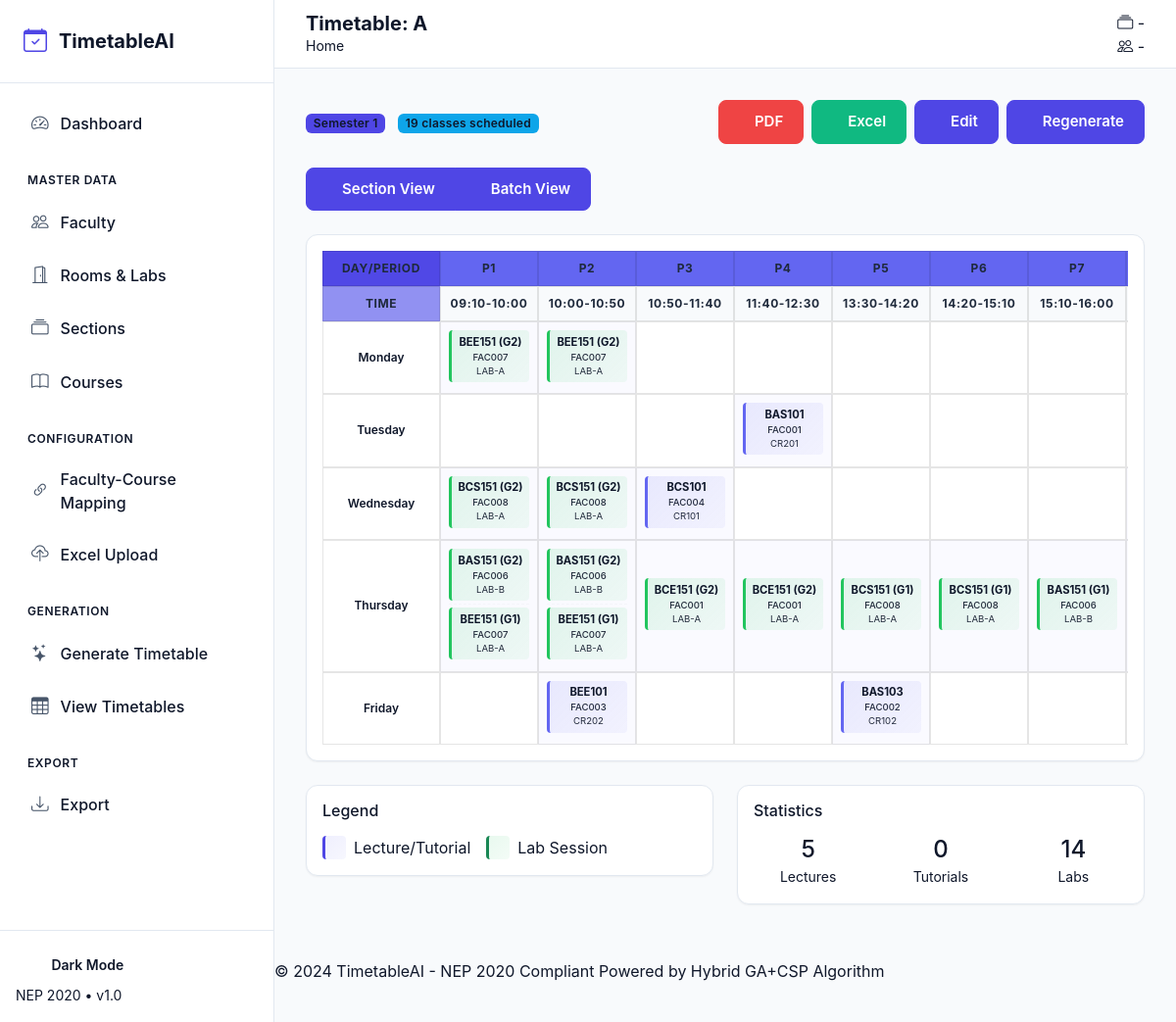
Page /timetable/view/1 on the committed database.
### app/models/section.py (models this page shows, shortened)
class Section(db.Model):
    __tablename__ = 'sections'
    id = db.Column(db.Integer, primary_key=True)
    section_id = db.Column(db.String(20), unique=True, nullable=False)  # e.g., CSE-3-A
    name = db.Column(db.String(10), nullable=False)  # A, B, C
    branch = db.Column(db.String(50), nullable=False, default='CSE')
    semester = db.Column(db.Integer, nullable=False)
    strength = db.Column(db.Integer, nullable=False, default=60)
    batch_year = db.Column(db.Integer, nullable=False)  # e.g., 2024
    academic_year = db.Column(db.String(10), nullable=False)  # e.g., 2024-25
    is_active = db.Column(db.Boolean, default=True)
    created_at = db.Column(db.DateTime, default=datetime.utcnow)
    updated_at = db.Column(db.DateTime, default=datetime.utcnow, onupdate=datetime.utcnow)
    batches = db.relationship('Batch', backref='section', lazy='dynamic', cascade='all, delete-orphan')
    faculty_mappings = db.relationship('FacultyCourse', backref='section', lazy='dynamic', cascade='all, delete-orphan')
    timetable_entries = db.relationship('Timetable', backref='section', lazy='dynamic', cascade='all, delete-orphan')

class Batch(db.Model):
    __tablename__ = 'batches'
    id = db.Column(db.Integer, primary_key=True)
    batch_id = db.Column(db.String(30), unique=True, nullable=False)  # e.g., CSE-3-A-G1
    name = db.Column(db.String(5), nullable=False)  # G1, G2
    section_id = db.Column(db.Integer, db.ForeignKey('sections.id'), nullable=False)
    strength = db.Column(db.Integer, nullable=False)
    created_at = db.Column(db.DateTime, default=datetime.utcnow)
    timetable_entries = db.relationship('Timetable', backref='batch', lazy='dynamic')

### app/models/timetable.py (models this page shows, shortened)
class Timetable(db.Model):
    __tablename__ = 'timetable'
    id = db.Column(db.Integer, primary_key=True)
    generation_id = db.Column(db.String(50), nullable=False)  # Batch generation identifier
    faculty_course_id = db.Column(db.Integer, db.ForeignKey('faculty_courses.id'), nullable=False)
    timeslot_id = db.Column(db.Integer, db.ForeignKey('timeslots.id'), nullable=False)
    room_id = db.Column(db.Integer, db.ForeignKey('rooms.id'), nullable=False)
    section_id = db.Column(db.Integer, db.ForeignKey('sections.id'), nullable=False)
    batch_id = db.Column(db.Integer, db.ForeignKey('batches.id'), nullable=True)  # For labs only
    is_lab_slot = db.Column(db.Boolean, default=False)
    is_second_slot = db.Column(db.Boolean, default=False)  # Second period of a 2-period lab
    linked_slot_id = db.Column(db.Integer, nullable=True)  # ID of first/second slot for labs
    is_locked = db.Column(db.Boolean, default=False)  # Manually locked slots
    created_at = db.Column(db.DateTime, default=datetime.utcnow)

### app/models/course.py (models this page shows, shortened)
class Course(db.Model):
    __tablename__ = 'courses'
    id = db.Column(db.Integer, primary_key=True)
    code = db.Column(db.String(20), unique=True, nullable=False)
    name = db.Column(db.String(150), nullable=False)
    semester = db.Column(db.Integer, nullable=False)
    credits = db.Column(db.Integer, nullable=False)
    category = db.Column(db.String(10), nullable=False)  # BS, ES, PC, HS, VA, OE, DE
    course_type = db.Column(db.String(10), nullable=False)  # T (Theory), P (Practical)
    lecture_hours = db.Column(db.Integer, default=0)  # L
    tutorial_hours = db.Column(db.Integer, default=0)  # T
    practical_hours = db.Column(db.Integer, default=0)  # P
    is_lab = db.Column(db.Boolean, default=False)
    is_elective = db.Column(db.Boolean, default=False)
    elective_group = db.Column(db.String(20), nullable=True)
    created_at = db.Column(db.DateTime, default=datetime.utcnow)
    faculty_mappings = db.relationship('FacultyCourse', backref='course', lazy='dynamic', cascade='all, delete-orphan')

### app/models/faculty.py (models this page shows, shortened)
class Faculty(db.Model):
    __tablename__ = 'faculty'
    id = db.Column(db.Integer, primary_key=True)
    faculty_id = db.Column(db.String(20), unique=True, nullable=False)
    name = db.Column(db.String(100), nullable=False)
    email = db.Column(db.String(100), unique=True, nullable=True)
    phone = db.Column(db.String(15), nullable=True)
    department = db.Column(db.String(50), nullable=False, default='CSE')
    designation = db.Column(db.String(50), nullable=True)
    max_hours_per_day = db.Column(db.Integer, default=6)
    max_hours_per_week = db.Column(db.Integer, default=18)
    preferred_slots = db.Column(db.Text, default='{}')
    unavailable_slots = db.Column(db.Text, default='{}')
    is_active = db.Column(db.Boolean, default=True)
    created_at = db.Column(db.DateTime, default=datetime.utcnow)
    updated_at = db.Column(db.DateTime, default=datetime.utcnow, onupdate=datetime.utcnow)
    course_mappings = db.relationship('FacultyCourse', backref='faculty', lazy='dynamic', cascade='all, delete-orphan')

### app/models/room.py (models this page shows, shortened)
class Room(db.Model):
    __tablename__ = 'rooms'
    id = db.Column(db.Integer, primary_key=True)
    room_id = db.Column(db.String(20), unique=True, nullable=False)
    name = db.Column(db.String(100), nullable=False)
    building = db.Column(db.String(50), nullable=True)
    floor = db.Column(db.Integer, nullable=True)
    capacity = db.Column(db.Integer, nullable=False, default=60)
    room_type = db.Column(db.String(20), nullable=False, default='Classroom')  # Classroom, Lab
    lab_type = db.Column(db.String(50), nullable=True)  # Computer, Physics, Chemistry, etc.
    has_projector = db.Column(db.Boolean, default=True)
    has_ac = db.Column(db.Boolean, default=False)
    is_available = db.Column(db.Boolean, default=True)
    created_at = db.Column(db.DateTime, default=datetime.utcnow)
    updated_at = db.Column(db.DateTime, default=datetime.utcnow, onupdate=datetime.utcnow)
    timetable_entries = db.relationship('Timetable', backref='room', lazy='dynamic', cascade='all, delete-orphan')

### app/routes/timetable.py (the view)
@timetable_bp.route('/view/<int:section_id>')
def view(section_id):
    section = Section.query.get_or_404(section_id)
    timeslots = TimeSlot.query.order_by(TimeSlot.day_index, TimeSlot.period).all()
    days = ['Monday', 'Tuesday', 'Wednesday', 'Thursday', 'Friday']
    slots_by_day = {day: [] for day in days}
    for slot in timeslots:
        if slot.day in slots_by_day:
            slots_by_day[slot.day].append(slot)
    entries = Timetable.query.filter_by(section_id=section_id).all()
    batches = Batch.query.filter_by(section_id=section_id).all()
    return render_template(
        'timetable/view.html',
        section=section,
        days=days,
        slots_by_day=slots_by_day,
        entries=entries,
        batches=batches
    )

### app/templates/timetable/view.html (shortened to what this page needs)
{% extends "base.html" %}
{% block page_title %}Timetable: {{ section.name }}{% endblock %}
{% block content %}
<div class="row mb-4" data-aos="fade-down">
    <div class="col-12">
        <div class="d-flex flex-wrap justify-content-between align-items-center gap-3">
            <div>
                <span class="badge bg-primary me-2">Semester {{ section.semester }}</span>
                <span class="badge bg-info">{{ entries|length }} classes scheduled</span>
            </div>
            <div class="d-flex gap-2">
                <a href="{{ url_for('export.export_section_pdf', section_id=section.id) }}"
                    class="btn btn-outline-danger">
                    PDF
                </a>
                <a href="{{ url_for('export.export_section_excel', section_id=section.id) }}"
                    class="btn btn-outline-success">
                    Excel
                </a>
                <a href="{{ url_for('timetable.edit', section_id=section.id) }}" class="btn btn-outline-primary">
                    Edit
                </a>
                <a href="{{ url_for('timetable.generate') }}" class="btn btn-primary">
                    Regenerate
                </a>
            </div>
        </div>
    </div>
</div>
<div class="row mb-4" data-aos="fade-up">
    <div class="col-12">
        <div class="btn-group" role="group">
            <label class="btn btn-outline-primary" for="sectionView">
                Section View
            </label>
            <label class="btn btn-outline-primary" for="batchView">
                Batch View
            </label>
        </div>
    </div>
</div>
<div class="glass-card mb-4 landscape-timetable-container" data-aos="fade-up" data-aos-delay="100" id="sectionTimetable">
    <div class="table-responsive landscape-scroll">
        <table class="table table-bordered timetable-table mb-0 landscape-table">
            <thead class="bg-primary text-white">
                <tr>
                    <th class="day-col-header">Day/Period</th>
                    {% for period in range(1, 9) %}
                    <th class="period-header">P{{ period }}</th>
                    {% endfor %}
                </tr>
                <tr class="time-row-header">
                    <th class="day-col-header">Time</th>
                    {% for period in range(1, 9) %}
                    {% set period_times = {
                    1: '09:10-10:00',
                    2: '10:00-10:50',
                    3: '10:50-11:40',
                    4: '11:40-12:30',
                    5: '13:30-14:20',
                    6: '14:20-15:10',
                    7: '15:10-16:00',
                    8: '16:00-16:50'
                    } %}
                    <th class="time-header-cell">{{ period_times[period] }}</th>
                    {% endfor %}
                </tr>
            </thead>
            <tbody>
                {% for day_name in ['Monday', 'Tuesday', 'Wednesday', 'Thursday', 'Friday'] %}
                <tr>
                    <td class="day-cell">{{ day_name }}</td>
                    {% for period in range(1, 9) %}
                    {% set slot_entries = entries
                        |selectattr('timeslot.day', 'equalto', day_name)
                        |selectattr('timeslot.period', 'equalto', period)
                        |list %}
                    <td class="slot-cell {% if slot_entries %}has-class{% endif %}">
                        {% for entry in slot_entries %}
                        <div class="landscape-class-entry {{ 'lab-class' if entry.faculty_course.course.is_lab else 'lecture-class' }}">
                            <div class="landscape-course-code">
                                {{ entry.faculty_course.course.code if entry.faculty_course and entry.faculty_course.course else '' }}
                                {% if entry.batch %}({{ entry.batch.name }}){% endif %}
                            </div>
                            <div class="landscape-faculty-code">
                                {{ entry.faculty_course.faculty.faculty_id if entry.faculty_course and entry.faculty_course.faculty else '' }}
                            </div>
                            <div class="landscape-room-code">
                                {{ entry.room.room_id if entry.room else '' }}
                            </div>
                        </div>
                        {% if not loop.last %}<hr class="landscape-separator">{% endif %}
                        {% endfor %}
                    </td>
                    {% endfor %}
                </tr>
                {% endfor %}
            </tbody>
        </table>
    </div>
</div>
<div class="row mt-4">
    <div class="col-md-6" data-aos="fade-up" data-aos-delay="200">
        <div class="glass-card p-3">
            <h6 class="mb-3">Legend</h6>
            <div class="d-flex flex-wrap gap-3">
                <div class="d-flex align-items-center">
                    <div class="legend-box lecture-class me-2"></div>
                    <span>Lecture/Tutorial</span>
                </div>
                <div class="d-flex align-items-center">
                    <div class="legend-box lab-class me-2"></div>
                    <span>Lab Session</span>
                </div>
            </div>
        </div>
    </div>
    <div class="col-md-6" data-aos="fade-up" data-aos-delay="300">
        <div class="glass-card p-3">
            <h6 class="mb-3">Statistics</h6>
            <div class="row text-center">
                <div class="col-4">
                    <h4 class="mb-0 text-primary">
                        {{ entries
                            |selectattr('faculty_course.session_type', 'equalto', 'L')
                            |list
                            |length }}
                    </h4>
                    <small class="text-muted">Lectures</small>
                </div>
                <div class="col-4">
                    <h4 class="mb-0 text-warning">
                        {{ entries
                            |selectattr('faculty_course.session_type', 'equalto', 'T')
                            |list
                            |length }}
                    </h4>
                    <small class="text-muted">Tutorials</small>
                </div>
                <div class="col-4">
                    <h4 class="mb-0 text-success">
                        {{ entries
                            |selectattr('faculty_course.session_type', 'equalto', 'P')
                            |list
                            |length }}
                    </h4>
                    <small class="text-muted">Labs</small>
                </div>
            </div>
        </div>
    </div>
</div>
{% endblock %}

### app/templates/timetable/view.html (style rules this page uses)
.landscape-timetable-container { width: 100%; overflow-x: auto; padding: 1rem; }
.landscape-scroll { overflow-x: auto; -webkit-overflow-scrolling: touch; }
.landscape-table { width: 100%; min-width: 900px; border-collapse: separate; border-spacing: 0; font-size: 0.85rem; }
.landscape-table th, .landscape-table td { border: 1px solid rgba(0, 0, 0, 0.15); padding: 0.5rem; text-align: center; vertical-align: middle; }
.day-col-header { width: 120px; background: rgba(99, 102, 241, 0.1) !important; font-weight: 600; position: sticky; left: 0; z-index: 10; }
.period-header { min-width: 100px; background: #6366f1 !important; color: white !important; font-weight: 600; }
.time-row-header { background: rgba(224, 231, 255, 0.5) !important; }
.time-header-cell { font-size: 0.7rem; color: #4b5563; font-weight: 500; padding: 0.3rem 0.5rem; }
.day-cell { background: rgba(241, 245, 249, 0.8); font-weight: 600; position: sticky; left: 0; z-index: 5; min-width: 120px; }
.slot-cell { min-width: 100px; min-height: 60px; padding: 0.4rem; vertical-align: top; }
.slot-cell.has-class { background: rgba(99, 102, 241, 0.03); }
.landscape-class-entry { padding: 0.3rem; margin-bottom: 0.2rem; border-radius: 4px; text-align: center; line-height: 1.3; }
.landscape-class-entry.lecture-class { background: linear-gradient(135deg, rgba(99, 102, 241, 0.12), rgba(99, 102, 241, 0.06)); border-left: 3px solid #6366f1; }
.landscape-class-entry.lab-class { background: linear-gradient(135deg, rgba(34, 197, 94, 0.12), rgba(34, 197, 94, 0.06)); border-left: 3px solid #22c55e; }
.landscape-course-code { font-weight: 700; font-size: 0.75rem; color: #6366f1; margin-bottom: 0.15rem; }
.landscape-class-entry.lab-class .landscape-course-code { color: #22c55e; }
.landscape-faculty-code { font-size: 0.65rem; color: #6b7280; font-weight: 500; margin-bottom: 0.1rem; }
.landscape-room-code { font-size: 0.65rem; color: #9ca3af; }
.landscape-separator { margin: 0.2rem 0; border: none; border-top: 1px dashed rgba(0, 0, 0, 0.1); }
@media (max-width: 1200px) { .landscape-table { font-size: 0.75rem; } }
@media (max-width: 1200px) { .landscape-course-code { font-size: 0.7rem; } }
@media (max-width: 1200px) { .landscape-faculty-code, .landscape-room-code { font-size: 0.6rem; } }
.timetable-table { border-collapse: separate; border-spacing: 0; }
.timetable-table th, .timetable-table td { border: 1px solid rgba(0, 0, 0, 0.1); }
.lecture-class { background: linear-gradient(135deg, rgba(99, 102, 241, 0.1), rgba(99, 102, 241, 0.05)); border-left: 3px solid var(--primary); }
.lab-class { background: linear-gradient(135deg, rgba(34, 197, 94, 0.1), rgba(34, 197, 94, 0.05)); border-left: 3px solid var(--bs-success); }
.legend-box { width: 24px; height: 24px; border-radius: 4px; }

### rows in the picture
Section: name "A", semester "1"
Timetable: faculty_course.course "BEE151", batch.name "G2", faculty_course.faculty "FAC007", room "LAB-A"
Timetable: faculty_course.course "BEE151", batch.name "G2", faculty_course.faculty "FAC007", room "LAB-A"
Timetable: faculty_course.course "BAS101", faculty_course.faculty "FAC001", room "CR201"
Timetable: faculty_course.course "BCS151", batch.name "G2", faculty_course.faculty "FAC008", room "LAB-A"
Timetable: faculty_course.course "BCS151", batch.name "G2", faculty_course.faculty "FAC008", room "LAB-A"
Timetable: faculty_course.course "BCS101", faculty_course.faculty "FAC004", room "CR101"
Timetable: faculty_course.course "BAS151", batch.name "G2", faculty_course.faculty "FAC006", room "LAB-B"
Timetable: faculty_course.course "BEE151", batch.name "G1", faculty_course.faculty "FAC007", room "LAB-A"
Timetable: faculty_course.course "BAS151", batch.name "G2", faculty_course.faculty "FAC006", room "LAB-B"
Timetable: faculty_course.course "BEE151", batch.name "G1", faculty_course.faculty "FAC007", room "LAB-A"
Timetable: faculty_course.course "BCE151", batch.name "G2", faculty_course.faculty "FAC001", room "LAB-A"
Timetable: faculty_course.course "BCE151", batch.name "G2", faculty_course.faculty "FAC001", room "LAB-A"
Timetable: faculty_course.course "BCS151", batch.name "G1", faculty_course.faculty "FAC008", room "LAB-A"
Timetable: faculty_course.course "BCS151", batch.name "G1", faculty_course.faculty "FAC008", room "LAB-A"
Timetable: faculty_course.course "BAS151", batch.name "G1", faculty_course.faculty "FAC006", room "LAB-B"
Timetable: faculty_course.course "BEE101", faculty_course.faculty "FAC003", room "CR202"
Timetable: faculty_course.course "BAS103", faculty_course.faculty "FAC002", room "CR102"

### other values in the picture
{{ entries|length }} "19"
{{ period }} "1" "2" "3" "4" "5" "6" "7"
{{ period_times[period] }} "09:10-10:00" "10:00-10:50" "10:50-11:40" "11:40-12:30" "13:30-14:20" "14:20-15:10" "15:10-16:00"
{{ day_name }} "Monday" "Tuesday" "Wednesday" "Thursday" "Friday"
